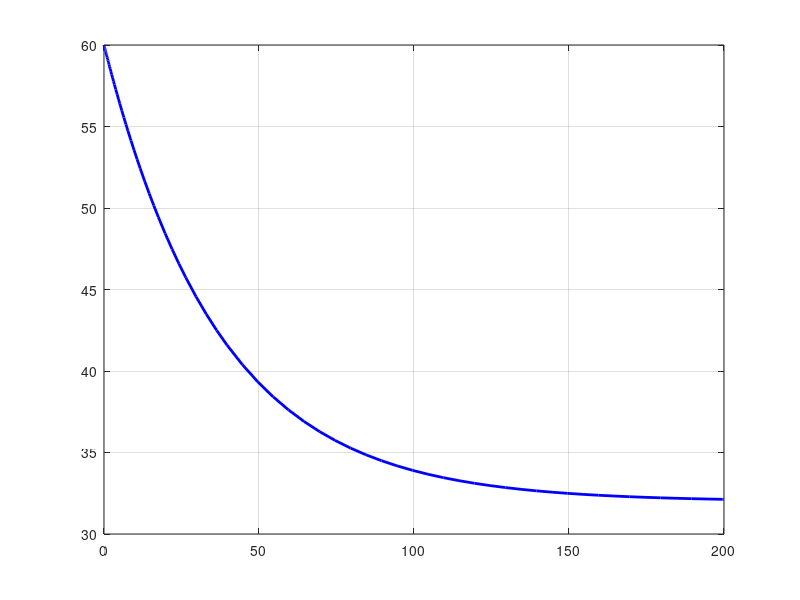

Write MATLAB code to recreate this figure. (Note: this script raises an error after producing the figure.)
clc
clear all
in=68;
out=-40;
s=0.009;
r=0.018
%r=0.02;
% Let to be initial value of t
t0=0;
% Let t_fin be the final value of t (t is in the inteval [t0, t_fin])
t_fin=200.0;
% define a vector valued function f(t,y). 
%It is a vector of right hand sides of our system of differential equations
f=@(t,y) [-(r+s)*y(1)+r*in+s*out;-(r+s)*y(2)-y(1)+in;-(r+s)*y(3)-y(1)+out];
%Now we are redy to solve the system, we just need to define its initial
%conditions. Let y0 be thevector of initial conditions
y0=[60.0;0.0;0.0];
% ode45 is a build-in MATLAB function. It uses Runge-Kutta4 method to solve
% diff equations. In this example, ode45 returns a vector ts of t values
% and an array Ys: each row of Ys contains the values for Y(1) and Y(2)
[ts,ys]=ode45(f,[t0,t_fin],y0);

n=length(ys(:,1))

disp([ts,ys]);
z1=0.0;
z2=0.0;
for i=1:n
    s1(i)=r*ys(i,2)/ys(i,1);
    s2(i)=s*ys(i,3)/ys(i,1);
    z1=z1+s1(i)^2;
    z2=z2+s2(i)^2;
end

s1_norm=sqrt(z1)
s2_norn=sqrt(z2)

figure(1);
%ys(:,1) gives y(t) for all t; ys(:,2) gives y(1) as a funtion of t for all t
% PLOT the function y(1) vs t
plot(ts,ys(:,1),'b','LineWidth',2)
hold on
grid on
yline(32)
xlabel('t, min','FontSize',14)
ylabel('T,^{o}F','FontSize',14)
legend('T','T_{eq}=-32^{o}F')

%n=length(y(:,1))


figure(2);clf
% PLOT the function y(2) vs t
plot(ts,s1,'k','Linewidth',2)
hold on
grid on
plot(ts,s2,'k--','Linewidth',2)
hold off
xlabel('t, min','FontSize',14)
legend('$\frac{\partial T}{\partial r} \frac{r}{T}$','$\frac{\partial T}{\partial s} \frac{s}{T}$','Interpreter','latex')




